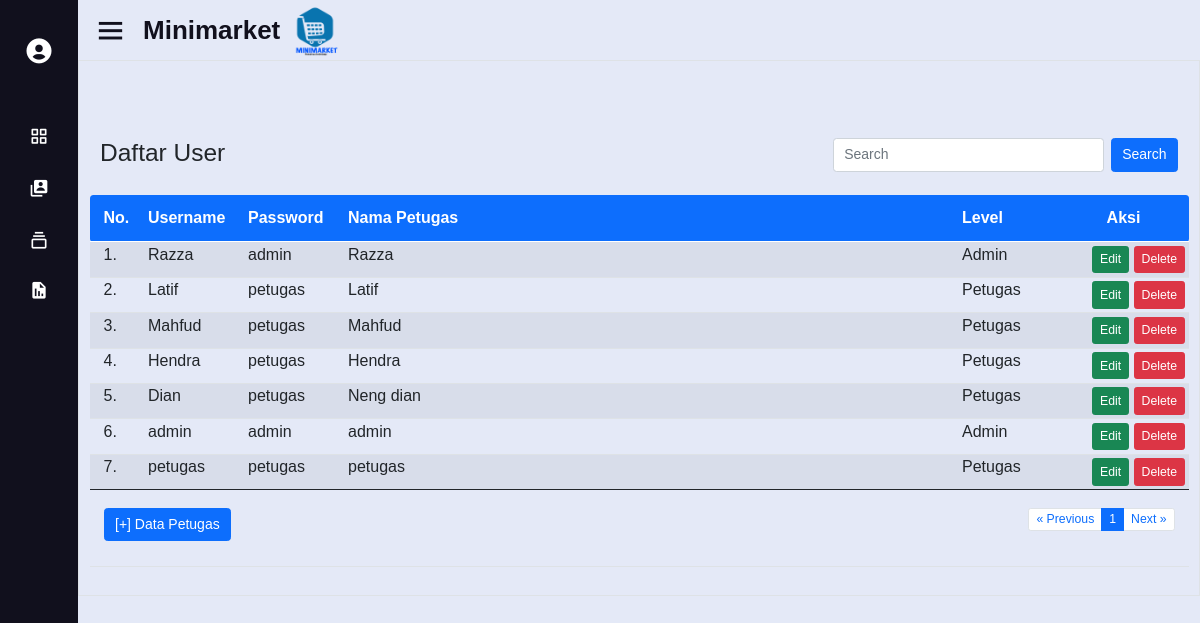
Page /petugas/index.php (signed in) on the committed database.
### tables this page shows
CREATE TABLE `petugas` (
  `id_petugas` int(11) NOT NULL,
  `username` varchar(30) DEFAULT NULL,
  `password` varchar(255) NOT NULL,
  `nama_petugas` varchar(35) DEFAULT NULL,
  `level` enum('admin','petugas') DEFAULT NULL
);

### petugas/index.php (the view, shortened to what this page needs)
<html>
<!DOCTYPE html>
<html lang="en">
<head>
<link rel="stylesheet" href="../style.css">
    <link rel="stylesheet" href="../bootstrap/css/bootstrap.min.css" />
</head>
<?php include "../header.php" ?>
<body>
<main class="container border py-3">
<br><br><br>
<div class="container">
	<div class="row">
			<div class="col-sm-8"><h3>Daftar User</h3></div>
			<div class="col-sm-4">
    <form class="d-flex" method="GET" action="">
        <input
            class="form-control me-2"
            type="text"
            placeholder="Search"
            name="np"
            list="petugasNames"
            autocomplete="off"
            value="<?= isset($_GET['np']) ? $_GET['np'] : '' ?>"
        >
        <button class="btn btn-primary" type="submit">Search</button>
    </form>
</div>
			</div>
	</div>
<br>
<table class="table table-hover table-striped table-sm">
	<thead class="bg-primary text-white">
		<tr>
			<th class="p-3 rounded-start" width="55px">No.</th>
			<th class="py-3" width="100px">Username</th>
			<th class="py-3" width="100px">Password</th>
			<th class="py-3">Nama Petugas</th>
			<th class="py-3" width="100px">Level</th>
			<th class="py-3 text-center rounded-end" width="130px">Aksi</th>
		</tr>
	</thead>
	<tbody>
		<?php
		include "../config.php";
		$batas = 10;
		$halaman = isset($_GET['halaman'])?(int)$_GET['halaman'] : 1;
		$halaman_awal = ($halaman>1) ? ($halaman * $batas) - $batas : 0;
		$previous = $halaman - 1;
		$next = $halaman + 1;
		if(isset($_GET['np'])){
			$np=$_GET['np'];
			$sqldata="select * from petugas where nama_petugas like '%$np%'";
		}else{
			$sqldata="select * from petugas";
		}
		$resdata=mysqli_query($koneksi,$sqldata);
		$jumlah_data = mysqli_num_rows($resdata);
		$total_halaman = ceil($jumlah_data / $batas);
		if(isset($_GET['np'])){
			$np=$_GET['np'];
			$sql="select * from petugas where nama_petugas like '%$np%' limit $halaman_awal, $batas";
		}else{
			$sql="select * from petugas limit $halaman_awal, $batas";
		}
		$result=mysqli_query($koneksi,$sql);
		$no= $halaman_awal+1;
		while($data=mysqli_fetch_array($result)){
		?>
		<tr>
				<td class="px-3"><?= $no ?>.</td>
				<td><?= $data['username'] ?></td>
				<td><?= $data['password'] ?></td>
				<td><?= $data['nama_petugas'] ?></td>
				<td class="text-capitalize"><?= $data['level'] ?></td>
				<td align="right">
					<a href="" class="btn btn-success btn-sm" data-bs-toggle="modal" data-bs-target="#modaledit<?= $data['id_petugas'] ?>">Edit</a>
					<a class="btn btn-danger btn-sm" href="delete.php?id=<?= $data['id_petugas'] ?>" onclick="return confirm('Apakah Anda Yakin data Petugas <?= $data['nama_petugas'] ?> akan dihapus ?')" class="hapus">Delete</a>
				</td>
		</tr>
		<?php
		$no++;
		}
		?>
	</tbody>
	<tfoot>
		<tr>
			<td colspan="6" class="text-center">
				<div class="container">
					<div class="row">
						<div class="col-4 text-start py-3">
							<button type="button" class="btn btn-primary" data-bs-toggle="modal" data-bs-target="#myModal">[+] Data Petugas</button>
						</div>
						<div class="col-8 text-end py-3">
							<ul class="pagination justify-content-end pagination-sm">
								<li class="page-item"><a class="page-link" <?php if($halaman > 1){ echo "href='?halaman=$previous'"; } ?>>&laquo; Previous</a></li>
								<?php
								for($x=1;$x<=$total_halaman;$x++){
									if($x==$halaman){
								?>
									<li class="page-item active"><a class="page-link" href="?halaman=<?php echo $x ?>"><?php echo $x; ?></a></li>
								<?php
									}else{
								?>
									<li class="page-item"><a class="page-link" href="?halaman=<?php echo $x ?>"><?php echo $x; ?></a></li>
								<?php
									}
								}
								?>
								<li class="page-item"><a class="page-link" <?php if($halaman < $total_halaman) { echo "href='?halaman=$next'"; } ?>>Next &raquo;</a></li>
							</ul>
						</div>
					</div>
				</div>
			</td>
		</tr>
	</tfoot>
</table>
</main>
</body>
</html>

### style.css (style rules this page uses)
a { color:rgb(47, 0, 255); }
* { padding: 0; margin: 0; }
html, body { height: 100%; font: 14px "Tahoma"; }
* { margin: 0; padding: 0; box-sizing: border-box; font-family: 'Poppins', sans-serif; }
table { border-collapse: collapse; }
button, [type="button"], [type="reset"], [type="submit"] h1, h2, h3, h4, h5, h6, .h1, .h2, .h3, .h4, .h5, .h6 { margin-bottom: 0.5rem; font-weight: 400; line-height: 1.2; }
.col-1, .col-2, .col-3, .col-4, .col-5, .col-6, .col-7, .col-8, .col-9, .col-10, .col-11, .col-12, .col, .col-auto, .col-sm-1, .col-sm-2, .col-sm-3, .col-sm-4, .col-sm-5, .col-sm-6, .col-sm-7, .col-sm-8, .col-sm-9, .col-sm-10, .col-sm-11, .col-sm-12, .col-sm, .col-sm-auto, .col-md-1, .col-md-2, .col-md-3, .col-md-4, .col-md-5, .col-md-6, .col-md-7, .col-md-8, .col-md-9, .col-md-10, .col-md-11, .col-md-12, .col-md, .col-md-auto, .col-lg-1, .col-lg-2, .col-lg-3, .col-lg-4, .col-lg-5, .col-lg-6, .col-lg-7, .col-lg-8, .col-lg-9, .col-lg-10, .col-lg-11, .col-lg-12, .col-lg, .col-lg-auto, .col-xl-1, .col-xl-2, .col-xl-3, .col-xl-4, .col-xl-5, .col-xl-6, .col-xl-7, .col-xl-8, .col-xl-9, .col-xl-10, .col-xl-11, .col-xl-12, .col-xl, .col-xl-auto { position: relative; width: 100%; padding-right: 0.75rem; padding-left: 0.75rem; }

### rows in the picture
petugas: username "Razza", password "admin", nama_petugas "Razza", level "Admin"
petugas: username "Latif", password "petugas", nama_petugas "Latif", level "Petugas"
petugas: username "Mahfud", password "petugas", nama_petugas "Mahfud", level "Petugas"
petugas: username "Hendra", password "petugas", nama_petugas "Hendra", level "Petugas"
petugas: username "Dian", password "petugas", nama_petugas "Neng dian", level "Petugas"
petugas: username "admin", password "admin", nama_petugas "admin", level "Admin"
petugas: username "petugas", password "petugas", nama_petugas "petugas", level "Petugas"
